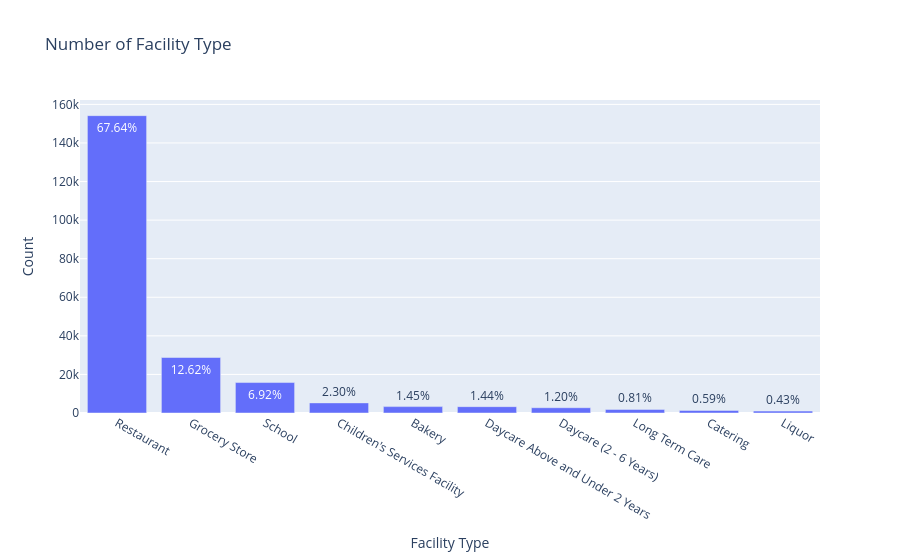

Notebook cell for this chart:
### Code cell
import plotly.graph_objs as go
from plotly.offline import download_plotlyjs, init_notebook_mode, plot, iplot

# Assuming df is your DataFrame
x = df['Facility Type'].value_counts().index.values.astype('str')[:10]
y = df['Facility Type'].value_counts().values[:10]
pct = [("%.2f"%(v*100))+"%" for v in (y/len(df))][:10]

trace1 = go.Bar(x=x, y=y, text=pct)
layout = dict(title= 'Number of Facility Type',
              yaxis = dict(title='Count'),
              xaxis = dict(title='Facility Type'))
fig = dict(data=[trace1], layout=layout)
iplot(fig)

### Figure 1 — Plotly figure (JSON) as saved in the notebook; plotly's stock layout.template omitted (floating-point values rounded to 4 significant figures)
{"data": [{"text": ["67.64%", "12.62%", "6.92%", "2.30%", "1.45%", "1.44%", "1.20%", "0.81%", "0.59%", "0.43%"], "type": "bar", "x": ["Restaurant", "Grocery Store", "School", "Children's Services Facility", "Bakery", "Daycare Above and Under 2 Years", "Daycare (2 - 6 Years)", "Long Term Care", "Catering", "Liquor"], "y": [154158, 28771, 15779, 5248, 3311, 3288, 2732, 1845, 1337, 980]}], "layout": {"title": {"text": "Number of Facility Type"}, "xaxis": {"title": {"text": "Facility Type"}}, "yaxis": {"title": {"text": "Count"}}}}
